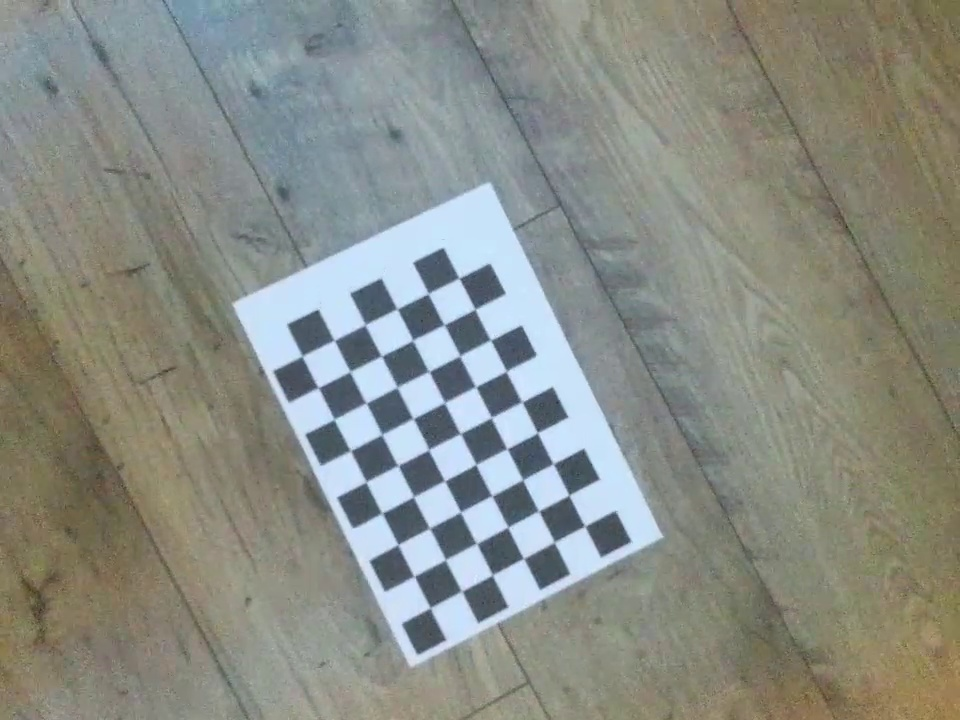
#> input picture CameraCalibration/images/image1.jpg, 960 x 720 px; its folder holds only this picture in this run
$ python main.py
#> lines starting #> are read from the running program, lines starting #| are printed output that depends on the picture; after the words box and inside, x2 and y2 are one past the last pixel; in counts of white or black regions, pixels touching at a corner belong together; long printed decimals are rounded
#> (the call stopped at in getImagesFromDrone, `drone = Tello()`: djitellopy is not available in this run)
import cv2
from numpy import zeros, mgrid, float32
from glob import glob
from djitellopy import Tello
from time import sleep


def calibrate():
    # Defining the dimensions of checkerboard
    CHECKERBOARD = (9, 6)
    criteria = (cv2.TERM_CRITERIA_EPS + cv2.TERM_CRITERIA_MAX_ITER, 30, 0.001)

    # Creating vector to store vectors of 3D points for each checkerboard image
    objpoints = []
    # Creating vector to store vectors of 2D points for each checkerboard image
    imgpoints = []

    # Defining the world coordinates for 3D points
    objp = zeros((1, CHECKERBOARD[0] * CHECKERBOARD[1], 3), float32)
    objp[0, :, :2] = mgrid[0:CHECKERBOARD[0], 0:CHECKERBOARD[1]].T.reshape(-1, 2)
    prev_img_shape = None

    # Extracting path of individual image stored in a given directory
    images = glob('images/*.jpg')
    gray = None
    for fname in images:
        img = cv2.imread(fname)
#> img is the input picture: shape (720, 960, 3); mean B, G, R 133.3, 140.6, 136.9
        gray = cv2.cvtColor(img, cv2.COLOR_BGR2GRAY)
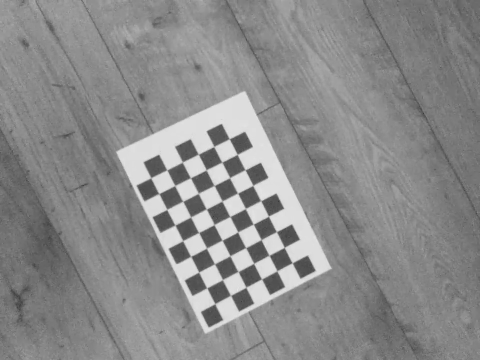
#> gray: shape (720, 960) (shown at 1/2 size); min 43, max 236, mean 138.6
        # Find the chess board corners
        # If desired number of corners are found in the image then ret = true
        ret, corners = cv2.findChessboardCorners(gray, CHECKERBOARD,
                                                 cv2.CALIB_CB_ADAPTIVE_THRESH + cv2.CALIB_CB_FAST_CHECK + cv2.CALIB_CB_NORMALIZE_IMAGE)
#> ret = True; corners = 54 rows, first 8: [430.3, 607.6], [414.6, 576.5], [398.3, 544.5], [382.5, 512.7], [366.1, 482.4], [350.7, 450.8], [333.9, 419.6], [318, 387.5]

        """
        If desired number of corner are detected,
        we refine the pixel coordinates and display
        them on the images of checker board
        """
        if ret == True:
            objpoints.append(objp)
            # refining pixel coordinates for given 2d points.
            corners2 = cv2.cornerSubPix(gray, corners, (11, 11), (-1, -1), criteria)
#> corners2 = 54 rows, first 8: [430.2, 607.8], [414.1, 576.2], [397.9, 544.7], [381.9, 513.1], [366.1, 481.8], [350.4, 450.7], [334.1, 419.4], [318.2, 387.6]

            imgpoints.append(corners2)

            # Draw and display the corners
            img = cv2.drawChessboardCorners(img, CHECKERBOARD, corners2, ret)
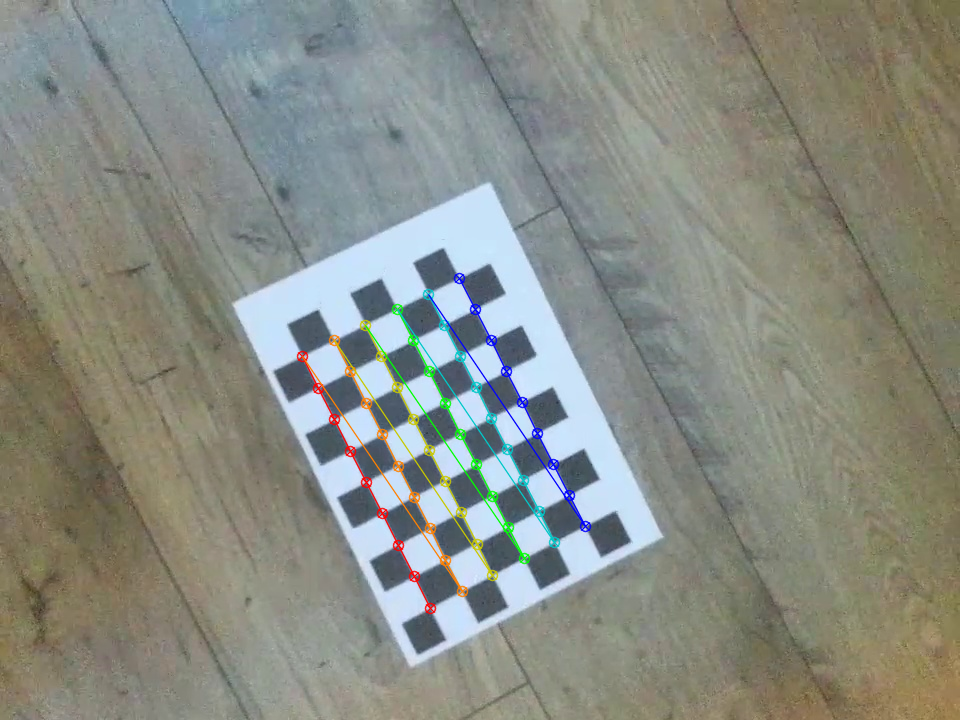
#> img: shape (720, 960, 3); 1.79% of pixels changed, all inside (x1, y1, x2, y2) = (296, 272, 592, 615)

        # cv2.imshow('img', img)
        # cv2.waitKey(1)

        h, w = img.shape[:2]
    cv2.destroyAllWindows()

    """
    Performing camera calibration by
    passing the value of known 3D points (objpoints)
    and corresponding pixel coordinates of the
    detected corners (imgpoints)
    """
    ret, mtx, dist, rvecs, tvecs = cv2.calibrateCamera(objpoints, imgpoints, gray.shape[::-1], None, None)
#> ret = 0.205; mtx = [[1938.4, 0, 549.4], [0, 1919.4, 371.7], [0, 0, 1]]; dist = [[1.66, -103.6, 0.00436, 0.0321, 2566.8]]; rvecs = ([0.16, -0.138, -2.03],); tvecs = ([-3.39, 6.7, 54.95],)

    print('Camera.fx: ', mtx[0][0])
#| Camera.fx:  1938.434
    print('Camera.fy: ', mtx[1][1])
#| Camera.fy:  1919.354
    print('Camera.cx: ', mtx[0][2])
#| Camera.cx:  549.446
    print('Camera.cy: ', mtx[1][2])
#| Camera.cy:  371.686
    print()
    print('Camera.k1: ', dist[0][0])
#| Camera.k1:  1.664
    print('Camera.k2: ', dist[0][1])
#| Camera.k2:  -103.611
    print('Camera.p1: ', dist[0][2])
#| Camera.p1:  0.004365
    print('Camera.p2: ', dist[0][3])
#| Camera.p2:  0.03205
    print('Camera.k3: ', dist[0][4])
#| Camera.k3:  2566.834


def getImagesFromDrone():
    # connect to drone
    drone = Tello()
    drone.connect()
    print('Battery = ', drone.get_battery(), '%')

    # start video stream
    drone.streamoff()
    drone.streamon()

    for i in range(15):
        sleep(1.5)
        img = drone.get_frame_read().frame
        cv2.imshow('img', img)
        cv2.waitKey(0)
        cv2.imwrite('images/image' + str(i) + '.jpg', img)
    cv2.destroyAllWindows()


if __name__ == '__main__':
    getImagesFromDrone()
    print('calibrating ...')
    calibrate()

$ run again, on CameraCalibration/images/image13.jpg
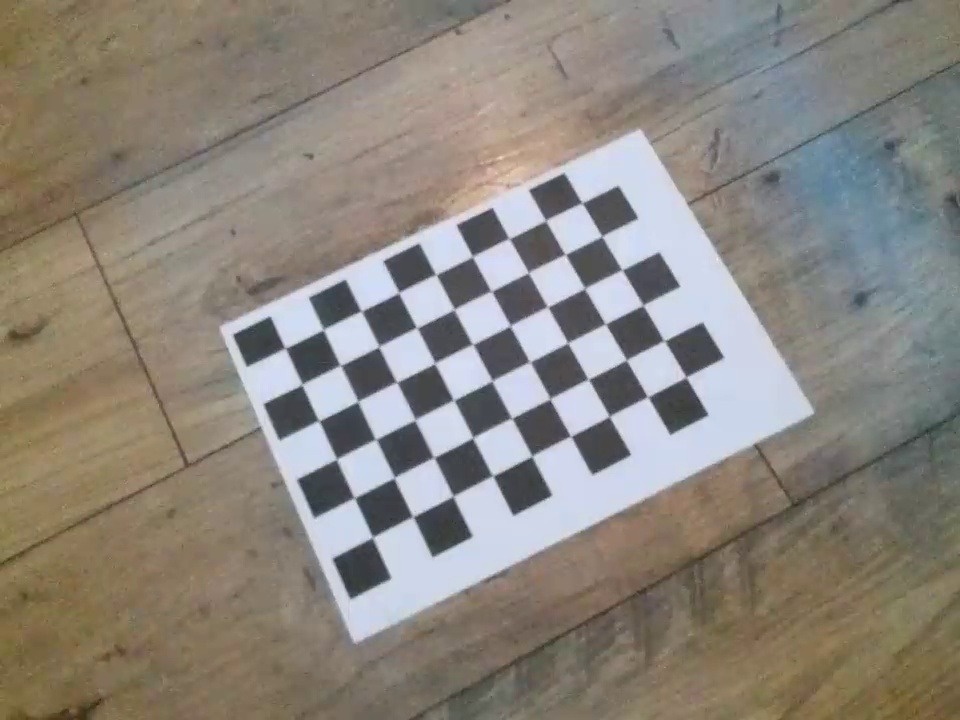
#> input picture CameraCalibration/images/image13.jpg, 960 x 720 px
#> in calibrate, img is the input picture: shape (720, 960, 3); mean B, G, R 125.2, 133.5, 139.3
#> in calibrate, `gray = cv2.cvtColor(img, cv2.COLOR_BGR2GRAY)`:
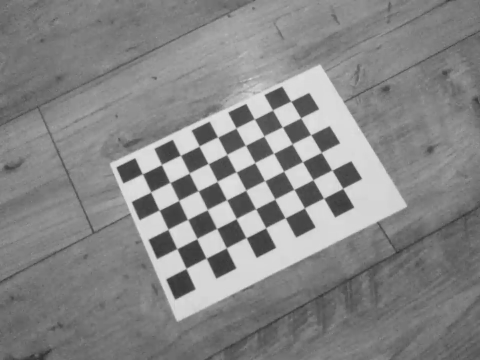
#> gray: shape (720, 960) (shown at 1/2 size); min 39, max 237, mean 134.3
#> in calibrate, `ret, corners = cv2.findChessboardCorners(gray, CHECKERBOARD, cv2.CALIB..`: ret = True; corners = 54 rows, first 8: [285.3, 348.1], [323.3, 330.7], [360.9, 310.9], [398.4, 292], [436.7, 275.4], [472.5, 256.5], [508.7, 238.2], [545.8, 220.6]
#> corners2 = 54 rows, first 8: [285.2, 348.2], [323.3, 329.4], [361.3, 311.1], [398.7, 292.5], [435.8, 274.5], [472.4, 256.5], [509.1, 238.5], [545.5, 220.4]
#> in calibrate, `img = cv2.drawChessboardCorners(img, CHECKERBOARD, corners2, ret)`:
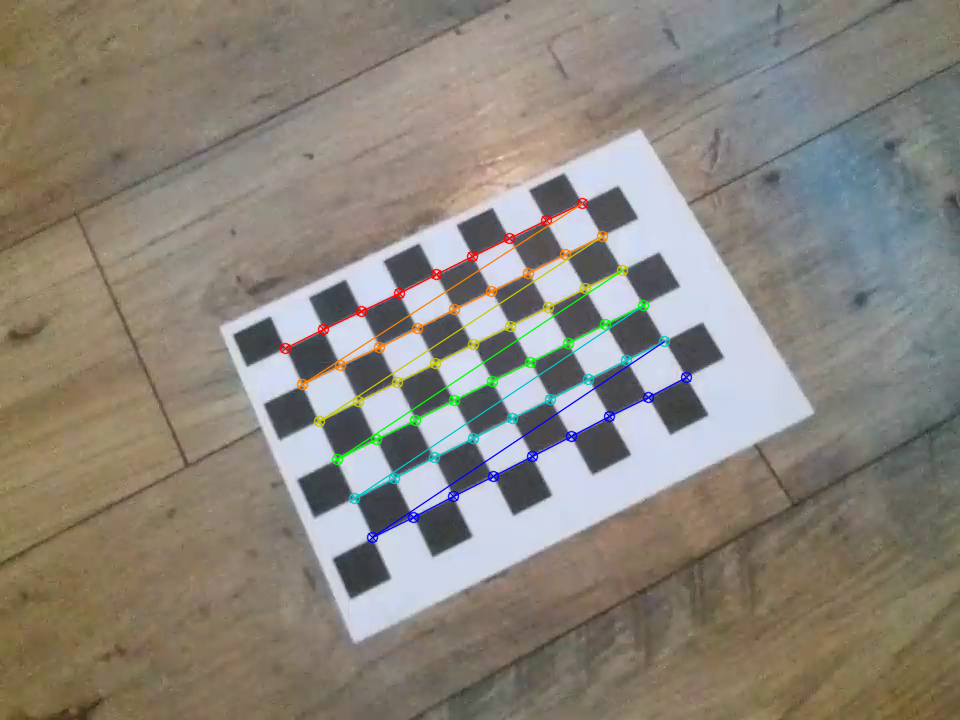
#> img: shape (720, 960, 3); 2.04% of pixels changed, all inside (x1, y1, x2, y2) = (279, 197, 693, 544)
#> in calibrate, `ret, mtx, dist, rvecs, tvecs = cv2.calibrateCamera(objpoints, imgpoint..`: ret = 0.261; mtx = [[725, 0, 492], [0, 718, 384.6], [0, 0, 1]]; dist = [[-0.0579, 3.34, -0.000695, -0.00408, -29.08]]; rvecs = ([-0.231, -0.000402, -0.474],); tvecs = ([-4.92, -0.875, 17.34],)
#| Camera.fx:  724.993
#| Camera.fy:  718.029
#| Camera.cx:  492.028
#| Camera.cy:  384.557
#| Camera.k1:  -0.05786
#| Camera.k2:  3.336
#| Camera.p1:  -0.0006948
#| Camera.p2:  -0.00408
#| Camera.k3:  -29.076

$ run again, on CameraCalibration/images/image14.jpg
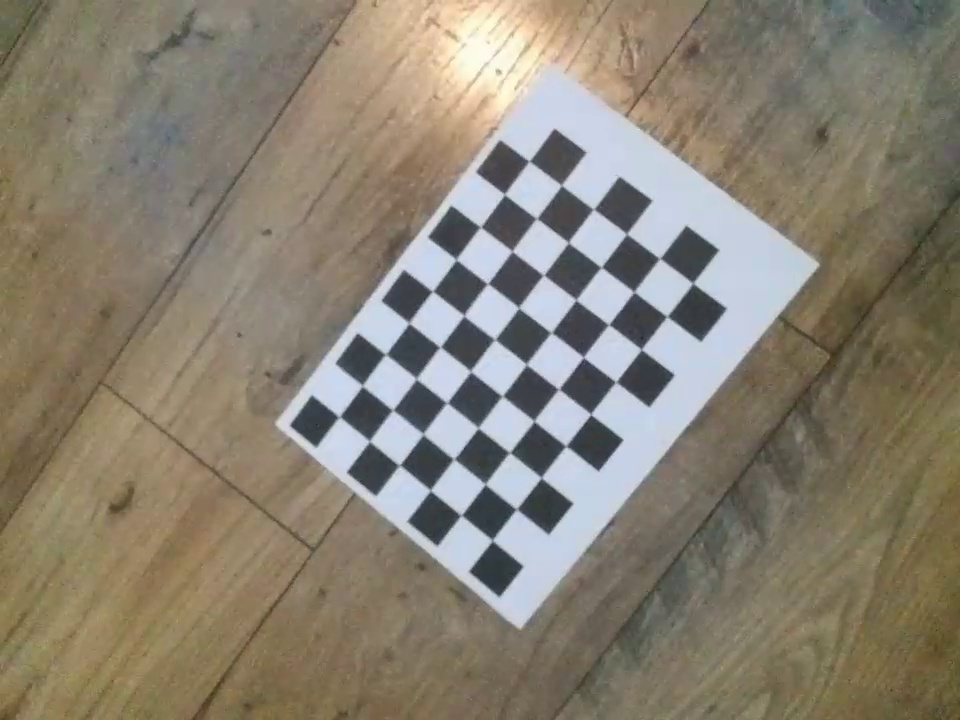
#> input picture CameraCalibration/images/image14.jpg, 960 x 720 px
#> in calibrate, img is the input picture: shape (720, 960, 3); mean B, G, R 114.2, 128.9, 136.5
#> in calibrate, `gray = cv2.cvtColor(img, cv2.COLOR_BGR2GRAY)`:
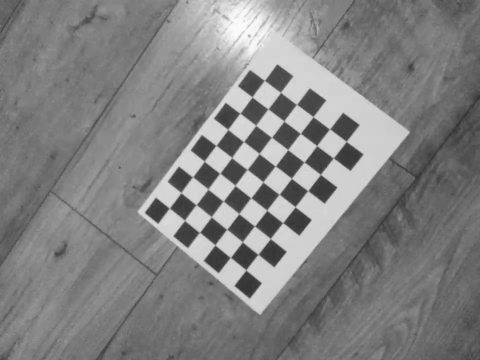
#> gray: shape (720, 960) (shown at 1/2 size); min 36, max 253, mean 129.5
#> in calibrate, `ret, corners = cv2.findChessboardCorners(gray, CHECKERBOARD, cv2.CALIB..`: ret = True; corners = 54 rows, first 8: [340.8, 417.1], [361.3, 387.4], [385.4, 354.7], [409.2, 324], [432.6, 291.2], [456.5, 260.6], [481.5, 227.4], [504.3, 194.4]
#> corners2 = 54 rows, first 8: [339.2, 416.6], [362.4, 385.7], [385.6, 354.3], [408.9, 322.9], [432.4, 291.2], [456.2, 259.3], [480.4, 226.9], [504.5, 194.3]
#> in calibrate, `img = cv2.drawChessboardCorners(img, CHECKERBOARD, corners2, ret)`:
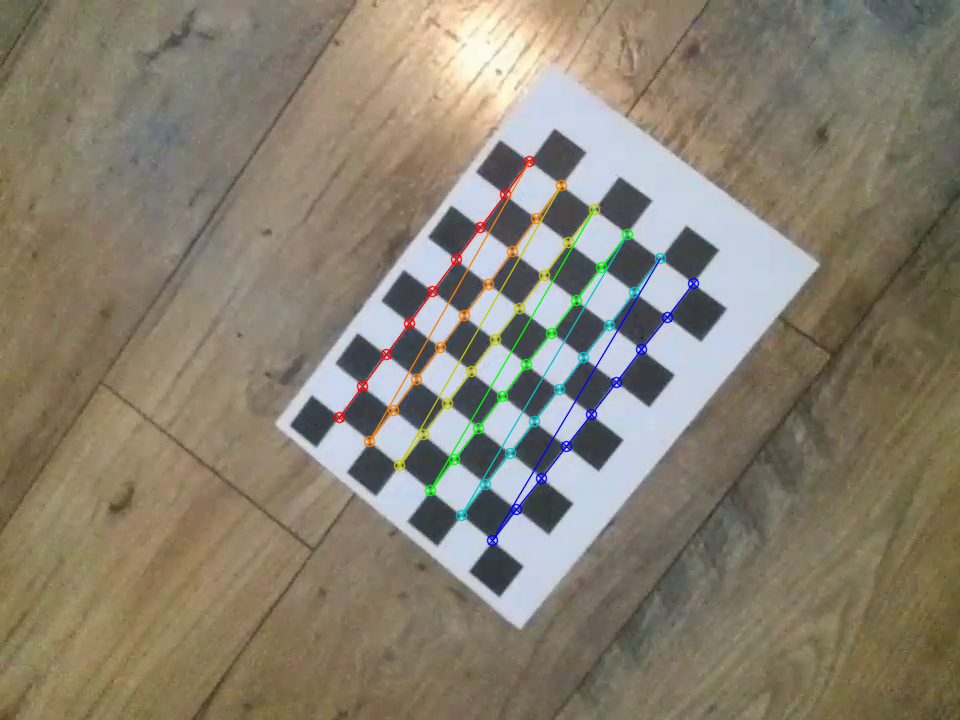
#> img: shape (720, 960, 3); 1.92% of pixels changed, all inside (x1, y1, x2, y2) = (333, 155, 700, 547)
#> in calibrate, `ret, mtx, dist, rvecs, tvecs = cv2.calibrateCamera(objpoints, imgpoint..`: ret = 0.237; mtx = [[309.9, 0, 473], [0, 314.5, 355.9], [0, 0, 1]]; dist = [[0.0248, -0.0551, 0.000505, -0.000931, 0.0468]]; rvecs = ([-0.018, 0.0518, -0.915],); tvecs = ([-3.46, 1.55, 8.06],)
#| Camera.fx:  309.906
#| Camera.fy:  314.465
#| Camera.cx:  472.971
#| Camera.cy:  355.906
#| Camera.k1:  0.02476
#| Camera.k2:  -0.05514
#| Camera.p1:  0.0005045
#| Camera.p2:  -0.0009307
#| Camera.k3:  0.04676
